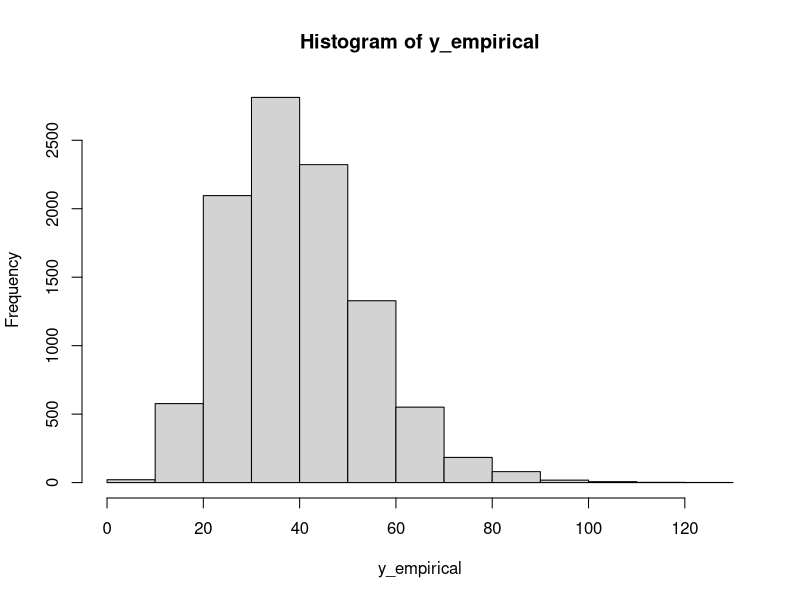
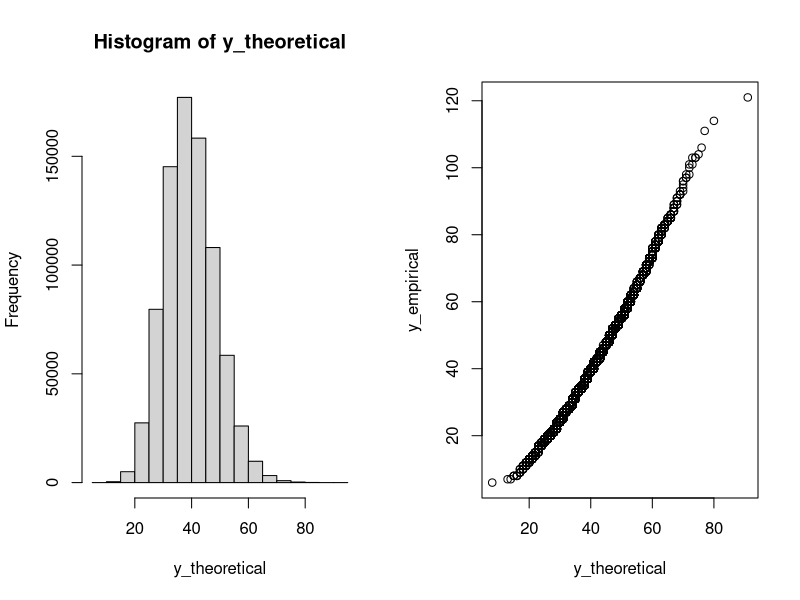

Reproduce these figures in R, in order.
## ---- chunk 1
poisson_gamma <- function(alpha, beta){
  T <- rgamma(n = 1, shape = alpha, scale = beta)
  Y <- rpois(n = 1, lambda = T)
}
## ---- chunk 2
y_empirical <- replicate(10000,poisson_gamma(10,4))
## ---- chunk 3
hist(y_empirical)
## ---- chunk 4
# k/p is the mean
y_theoretical <- replicate(10000,rnbinom(n = 80,size = 40, prob = .5)) 
par(mfrow = c(1,2))
hist(y_theoretical)
qqplot(y_theoretical,y_empirical)
## ---- chunk 5
uni_sample_max <- function(n){
  unif <- runif(n)
  sample_max <- max(unif)
}
## ---- chunk 6

## ---- chunk 7

## ---- chunk 8

## ---- chunk 9

## ---- chunk 10

## ---- chunk 11
